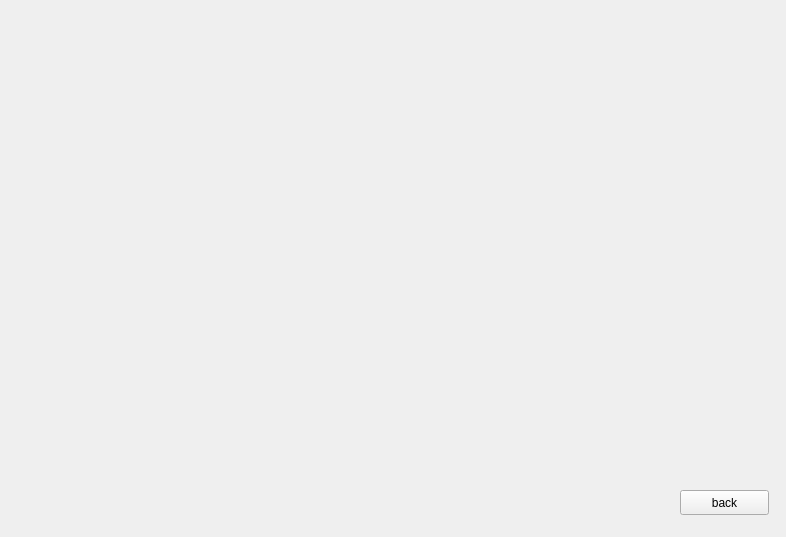
<?xml version="1.0" encoding="UTF-8"?>
<ui version="4.0">
 <class>mapwindow</class>
 <widget class="QWidget" name="mapwindow">
  <property name="geometry">
   <rect>
    <x>0</x>
    <y>0</y>
    <width>786</width>
    <height>537</height>
   </rect>
  </property>
  <property name="windowTitle">
   <string>Form</string>
  </property>
  <widget class="QPushButton" name="pushButton">
   <property name="geometry">
    <rect>
     <x>680</x>
     <y>490</y>
     <width>89</width>
     <height>25</height>
    </rect>
   </property>
   <property name="text">
    <string>back</string>
   </property>
  </widget>
  <widget class="QLabel" name="NeshaneJang">
   <property name="geometry">
    <rect>
     <x>70</x>
     <y>420</y>
     <width>63</width>
     <height>71</height>
    </rect>
   </property>
   <property name="styleSheet">
    <string notr="true">image: url(:/new/symbols/assets/symbols/Wa_Sym.png);</string>
   </property>
   <property name="text">
    <string/>
   </property>
  </widget>
  <widget class="QLabel" name="NeshaneSolh">
   <property name="geometry">
    <rect>
     <x>160</x>
     <y>420</y>
     <width>63</width>
     <height>71</height>
    </rect>
   </property>
   <property name="styleSheet">
    <string notr="true">image: url(:/new/symbols/assets/symbols/Pe_Sym.png);</string>
   </property>
   <property name="text">
    <string/>
   </property>
  </widget>
 </widget>
 <resources/>
 <connections/>
</ui>
